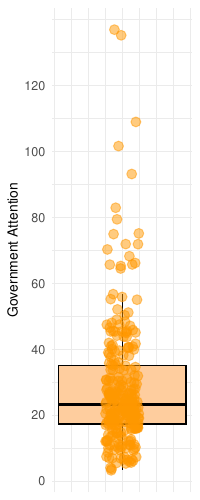

This chart was generated by the following R code:
library(ggplot2)

data <- read.csv("../city_gov_attention.csv", header = TRUE, stringsAsFactors = FALSE)

set.seed(1024)
top5_points <- data[order(-data$gov_attention), ][1:5, ]

p <- ggplot(data, aes(y = gov_attention)) +
  geom_boxplot(fill = "#FECD9E", color = "black", outlier.shape = NA) +
  geom_jitter(aes(x = 0), width = 0.1, color = "#FF9800", alpha = 0.5, size = 3) +

  labs(y = "Government Attention", x = NULL) +
  theme_minimal() +
  theme(
    axis.title.x = element_blank(),  
    axis.text.x = element_blank(),   
    axis.ticks.x = element_blank(),
    axis.title.y = element_text(size = 10)
  ) +
  scale_y_continuous(breaks = seq(0, max(data$gov_attention, na.rm = TRUE), by = 20)) 


print(p)

ggsave('gov_attention.pdf', plot = p, width = 2, height = 5)

